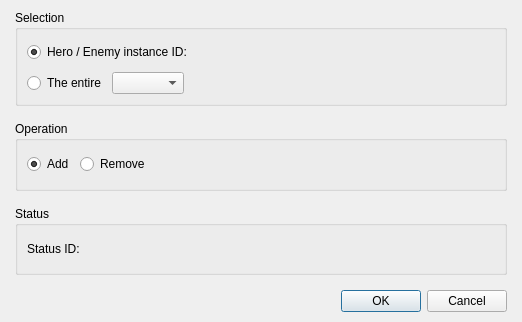
<?xml version="1.0" encoding="UTF-8"?>
<ui version="4.0">
 <class>DialogCommandChangeStatus</class>
 <widget class="QDialog" name="DialogCommandChangeStatus">
  <property name="geometry">
   <rect>
    <x>0</x>
    <y>0</y>
    <width>522</width>
    <height>322</height>
   </rect>
  </property>
  <property name="windowTitle">
   <string>Dialog</string>
  </property>
  <layout class="QGridLayout" name="gridLayout_5">
   <property name="leftMargin">
    <number>15</number>
   </property>
   <property name="topMargin">
    <number>10</number>
   </property>
   <property name="rightMargin">
    <number>15</number>
   </property>
   <property name="bottomMargin">
    <number>10</number>
   </property>
   <item row="0" column="0">
    <layout class="QVBoxLayout" name="verticalLayout_2" stretch="1,0">
     <property name="spacing">
      <number>15</number>
     </property>
     <item>
      <layout class="QVBoxLayout" name="verticalLayout">
       <item>
        <widget class="QGroupBox" name="groupBoxSelection">
         <property name="title">
          <string>Selection</string>
         </property>
         <layout class="QGridLayout" name="gridLayout_2">
          <item row="0" column="0">
           <layout class="QGridLayout" name="gridLayout">
            <item row="0" column="0" colspan="3">
             <widget class="QRadioButton" name="radioButtonHeroEnemyInstanceID">
              <property name="text">
               <string>Hero / Enemy instance ID:</string>
              </property>
              <property name="checked">
               <bool>true</bool>
              </property>
             </widget>
            </item>
            <item row="0" column="3">
             <widget class="PanelPrimitiveValue" name="panelPrimitiveHeroEnemyInstanceID" native="true">
              <property name="minimumSize">
               <size>
                <width>250</width>
                <height>27</height>
               </size>
              </property>
              <property name="maximumSize">
               <size>
                <width>250</width>
                <height>27</height>
               </size>
              </property>
             </widget>
            </item>
            <item row="0" column="4">
             <spacer name="horizontalSpacer_2">
              <property name="orientation">
               <enum>Qt::Horizontal</enum>
              </property>
              <property name="sizeHint" stdset="0">
               <size>
                <width>13</width>
                <height>20</height>
               </size>
              </property>
             </spacer>
            </item>
            <item row="1" column="0">
             <widget class="QRadioButton" name="radioButtonEntire">
              <property name="text">
               <string>The entire</string>
              </property>
             </widget>
            </item>
            <item row="1" column="1">
             <widget class="QComboBox" name="comboBoxTeam"/>
            </item>
            <item row="1" column="2" colspan="3">
             <spacer name="horizontalSpacer_3">
              <property name="orientation">
               <enum>Qt::Horizontal</enum>
              </property>
              <property name="sizeHint" stdset="0">
               <size>
                <width>298</width>
                <height>20</height>
               </size>
              </property>
             </spacer>
            </item>
           </layout>
          </item>
         </layout>
        </widget>
       </item>
       <item>
        <widget class="QGroupBox" name="groupBoxOperation">
         <property name="title">
          <string>Operation</string>
         </property>
         <layout class="QGridLayout" name="gridLayout_3">
          <item row="0" column="0">
           <layout class="QHBoxLayout" name="horizontalLayout_2" stretch="0,0,1">
            <item>
             <widget class="QRadioButton" name="radioButtonAdd">
              <property name="text">
               <string>Add</string>
              </property>
              <property name="checked">
               <bool>true</bool>
              </property>
             </widget>
            </item>
            <item>
             <widget class="QRadioButton" name="radioButtonRemove">
              <property name="text">
               <string>Remove</string>
              </property>
             </widget>
            </item>
            <item>
             <spacer name="horizontalSpacer_4">
              <property name="orientation">
               <enum>Qt::Horizontal</enum>
              </property>
              <property name="sizeHint" stdset="0">
               <size>
                <width>268</width>
                <height>20</height>
               </size>
              </property>
             </spacer>
            </item>
           </layout>
          </item>
         </layout>
        </widget>
       </item>
       <item>
        <widget class="QGroupBox" name="groupBoxStatus">
         <property name="title">
          <string>Status</string>
         </property>
         <layout class="QGridLayout" name="gridLayout_4">
          <item row="0" column="0">
           <layout class="QHBoxLayout" name="horizontalLayout" stretch="0,0,1">
            <item>
             <widget class="QLabel" name="labelStatusID">
              <property name="text">
               <string>Status ID:</string>
              </property>
             </widget>
            </item>
            <item>
             <widget class="PanelPrimitiveValue" name="panelPrimitiveStatusID" native="true">
              <property name="minimumSize">
               <size>
                <width>250</width>
                <height>27</height>
               </size>
              </property>
              <property name="maximumSize">
               <size>
                <width>250</width>
                <height>27</height>
               </size>
              </property>
             </widget>
            </item>
            <item>
             <spacer name="horizontalSpacer">
              <property name="orientation">
               <enum>Qt::Horizontal</enum>
              </property>
              <property name="sizeHint" stdset="0">
               <size>
                <width>40</width>
                <height>20</height>
               </size>
              </property>
             </spacer>
            </item>
           </layout>
          </item>
         </layout>
        </widget>
       </item>
      </layout>
     </item>
     <item>
      <widget class="QDialogButtonBox" name="buttonBox">
       <property name="orientation">
        <enum>Qt::Horizontal</enum>
       </property>
       <property name="standardButtons">
        <set>QDialogButtonBox::Cancel|QDialogButtonBox::Ok</set>
       </property>
      </widget>
     </item>
    </layout>
   </item>
  </layout>
 </widget>
 <customwidgets>
  <customwidget>
   <class>PanelPrimitiveValue</class>
   <extends>QWidget</extends>
   <header>panelprimitivevalue.h</header>
   <container>1</container>
  </customwidget>
 </customwidgets>
 <resources/>
 <connections>
  <connection>
   <sender>buttonBox</sender>
   <signal>accepted()</signal>
   <receiver>DialogCommandChangeStatus</receiver>
   <slot>accept()</slot>
   <hints>
    <hint type="sourcelabel">
     <x>248</x>
     <y>254</y>
    </hint>
    <hint type="destinationlabel">
     <x>157</x>
     <y>274</y>
    </hint>
   </hints>
  </connection>
  <connection>
   <sender>buttonBox</sender>
   <signal>rejected()</signal>
   <receiver>DialogCommandChangeStatus</receiver>
   <slot>reject()</slot>
   <hints>
    <hint type="sourcelabel">
     <x>316</x>
     <y>260</y>
    </hint>
    <hint type="destinationlabel">
     <x>286</x>
     <y>274</y>
    </hint>
   </hints>
  </connection>
 </connections>
</ui>
